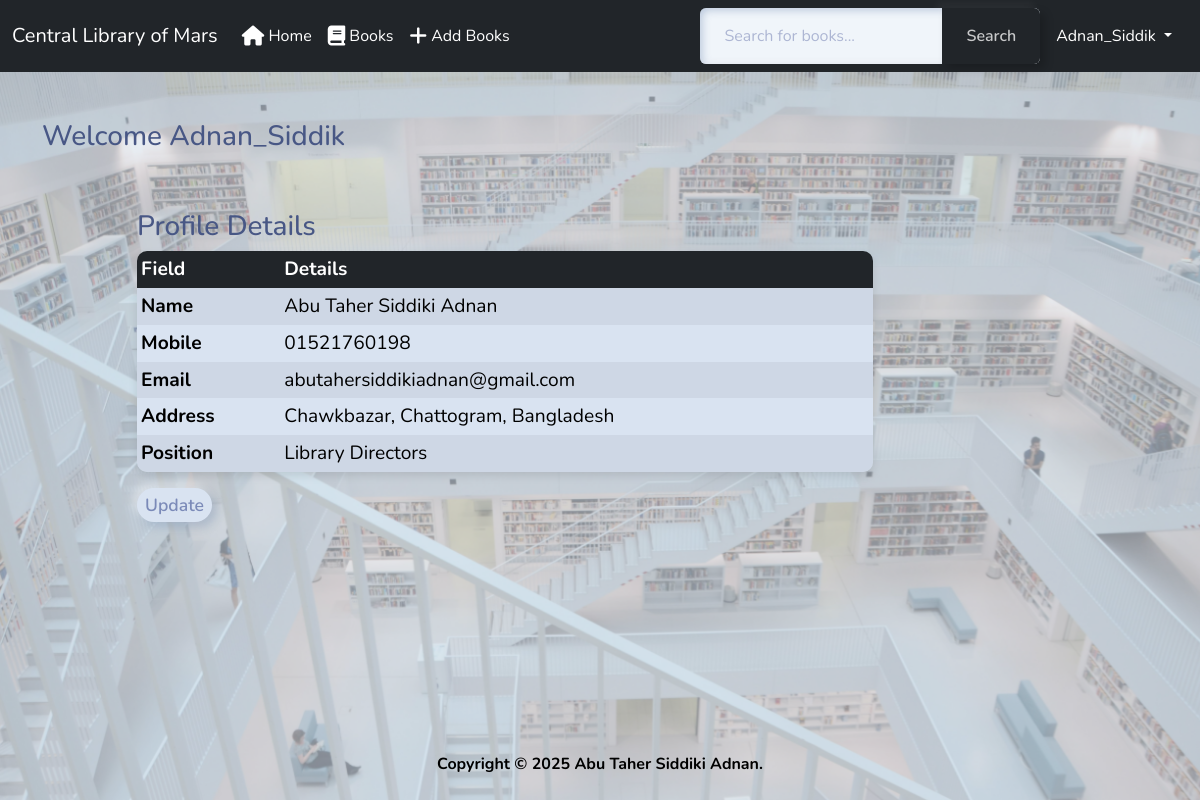
Screenshot of /profile/ (signed in) with the database file from the repository.
### app/models.py (models this page shows, shortened)
class Employee(models.Model):
    user = models.ForeignKey(User, on_delete=models.CASCADE)
    name = models.CharField(max_length=200)
    mobile = models.CharField(max_length=15)
    email = models.EmailField(max_length=100)
    address = models.TextField(max_length=200)
    position = models.CharField(choices=POSITION_CHOICE,max_length=50)

### app/views.py (the view, shortened to what this page needs)
# urls.py: path('profile/', views.ProfileView.as_view(), name='profile'),
class ProfileView(View):
    def get(self, request):
        form = ProfileForm()
        profile = Employee.objects.filter(user=request.user).last()
        return render(request, 'app/profile.html', {'form': form, 'profile': profile})

### app/forms.py
class ProfileForm(forms.ModelForm):
    class Meta:
        model = Employee
        fields =['name','mobile', 'email', 'address', 'position',]
        widgets = {
            'name': forms.TextInput(attrs={'class':'form-control'}),
            'mobile': forms.TextInput(attrs={'class':'form-control'}),
            'email': forms.EmailInput(attrs={'class':'form-control'}),
            'address': forms.TextInput(attrs={'class':'form-control'}),
            'position': forms.Select(attrs={'class':'form-control'}),
        }

### app/templates/app/profile.html (shortened to what this page needs)
{% extends "app/base.html" %}
{% load static %}
{% block body %}
<div class="container my-5">
    <div class="row profile-container">
        <h3>Welcome <span class="text-capitalize">{{ request.user }}</span></h3>
        <div class="col-sm-8 offset-sm-1">
            {% if profile %}
            <h3 class="mt-5">Profile Details</h3>
            <table class="table table-bordered table-striped table-hover table-sm custom-table">
                <thead class="table-dark">
                    <tr>
                        <th>Field</th>
                        <th>Details</th>
                    </tr>
                </thead>
                <tbody>
                    <tr>
                        <th>Name</th>
                        <td>{{ profile.name }}</td>
                    </tr>
                    <tr>
                        <th>Mobile</th>
                        <td>{{ profile.mobile }}</td>
                    </tr>
                    <tr>
                        <th>Email</th>
                        <td>{{ profile.email }}</td>
                    </tr>
                    <tr>
                        <th>Address</th>
                        <td>{{ profile.address }}</td>
                    </tr>
                    <tr>
                        <th>Position</th>
                        <td>{{ profile.position }}</td>
                    </tr>
                </tbody>
            </table>
            <a href="{% url 'update_profile' profile.id %}" class="btn btn-warning btn-sm">Update</a>
            {% endif %}
        </div>
    </div>
</div>
{% endblock body %}

### app/templates/app/base.html (shortened to what this page needs)
{% load static %}
<!DOCTYPE html>
<html lang="en">
<head>
    <link rel="stylesheet" href="https://cdnjs.cloudflare.com/ajax/libs/font-awesome/6.1.1/css/all.min.css">
    <link href="https://cdn.jsdelivr.net/npm/bootstrap@5.3.3/dist/css/bootstrap.min.css" rel="stylesheet"
>
    <link href="{% static 'css/bootstrap.min.css' %}" rel="stylesheet">
</head>
<body class="d-flex flex-column min-vh-100">
    <nav class="navbar navbar-expand-lg bg-dark" data-bs-theme="dark">
        <div class="container-fluid">
            <a class="navbar-brand" href="{% url 'home' %}">Central Library of Mars</a>
            <div class="collapse navbar-collapse" id="navbarColor02">
                <ul class="navbar-nav me-auto">
                    {% if request.user.is_authenticated %}
                    <li class="nav-item">
                        <a class="nav-link active" href="{% url 'home' %}"> <i class="fa-solid fa-house fa-lg"></i> Home
                        </a>
                    </li>
                    <li class="nav-item">
                        <a class="nav-link text-white" href="{% url 'book_list' %}"> <i
                                class="fa-solid fa-book fa-lg"></i> Books</a>
                    </li>
                    <li class="nav-item">
                        <a class="nav-link text-white" href="{% url 'add' %}"><i class="fa-solid fa-plus fa-lg"></i> Add
                            Books</a>
                    </li>
                </ul>
                <form method="GET" action="{% url 'search_books' %}">
                    <div class="input-group">
                        <input type="text" name="q" class="form-control" placeholder="Search for books..." value="{{ query }}">
                        <button class="btn btn-secondary" type="submit">Search</button>
                    </div>
                </form>
                <ul class="navbar-nav mb-2 mb-lg-0">
                    <li class="nav-item dropdown mx-2">
                        <a class="nav-link dropdown-toggle text-white" href="" role="button" data-bs-toggle="dropdown"
                            aria-expanded="false">
                            {{ request.user }}
                        </a>
                    </li>
                </ul>
                {% endif %}
            </div>
        </div>
    </nav>
    <div class="container-fluid">
        {% block body %}{% endblock %}
    </div>
    <footer class="mt-auto mb-4">
        <div class="text-center">
            <strong>
                <span>
                    Copyright &copy;
                    <script>document.write(new Date().getFullYear())</script> Abu Taher Siddiki Adnan.
                </span>
            </strong>
        </div>
    </footer>
</body>
</html>

### app/templates/app/profile.html (style rules this page uses)
.custom-table { border-radius: 10px; box-shadow: 0 4px 8px rgba(0, 0, 0, 0.1); overflow: hidden; font-size: 1.2rem; }
.custom-table th, .custom-table td { vertical-align: middle; }
.btn-warning.btn-sm { width: auto; font-size: 1.1rem; position:initial; bottom: 10px; right: 10px; }
.profile-container { position: relative; }

### rows the page displays
Employee: name "Abu Taher Siddiki Adnan", mobile "01521760198", email "abutahersiddikiadnan@gmail.com", address "Chawkbazar, Chattogram, Bangladesh", position "Library Directors"

### other values shown
{{ request.user }} "Adnan_Siddik"
